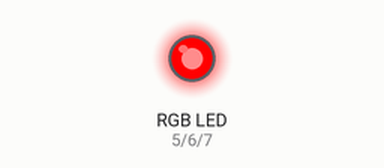
Recording of a sketch running on a simulated Arduino Uno, built with avr-gcc and run on an emulated ATmega328P. On the bench: an RGB LED mixed from three pins (HIGH = lit).

Above: at 0.5 s.
At 1.5 s:
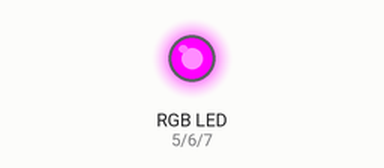
At 2.5 s:
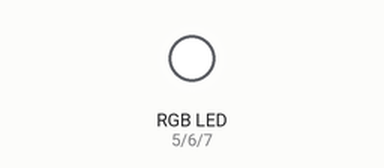
At 3.5 s:
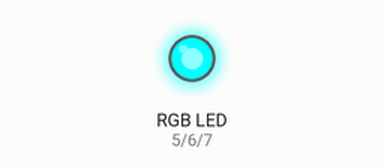
At 4.5 s:
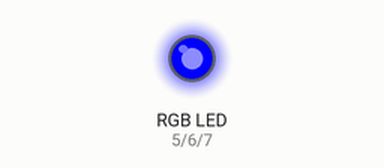
Timing chart, 0 to 6.5 s (numbered marks = the images above):
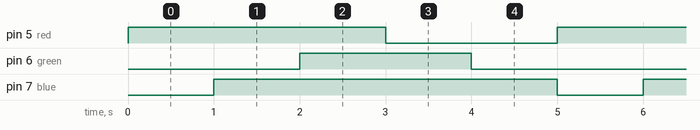

Measured:
- by itself, pin 5 (red): alternates HIGH for 3.0 s and LOW for 2.0 s
- by itself, pin 6 (green): alternates HIGH for 2.0 s and LOW for 3.0 s
- by itself, pin 7 (blue): alternates HIGH for 4.0 s and LOW for 1.0 s

The sketch:

Fritizing-RGB-LED-arduino.ino
```cpp
int red = 5;
int green = 6;
int blue = 7;


void setup() {
	pinMode(red, OUTPUT);
	pinMode(blue, OUTPUT);
	pinMode(green, OUTPUT);


	digitalWrite(red, LOW);
	digitalWrite(blue, LOW);
	digitalWrite(green, LOW);
}


void loop() {
	digitalWrite(red, HIGH); // RED
	delay(1000);
	digitalWrite(blue, HIGH); // PURPLE
	delay(1000);
	digitalWrite(green, HIGH); // WHITE
	delay(1000);
	digitalWrite(red, LOW); // YELLOW
	delay(1000);
	digitalWrite(green, LOW); // BLUE
	delay(1000);
	digitalWrite(blue, LOW); // blank
} // End loop
```
